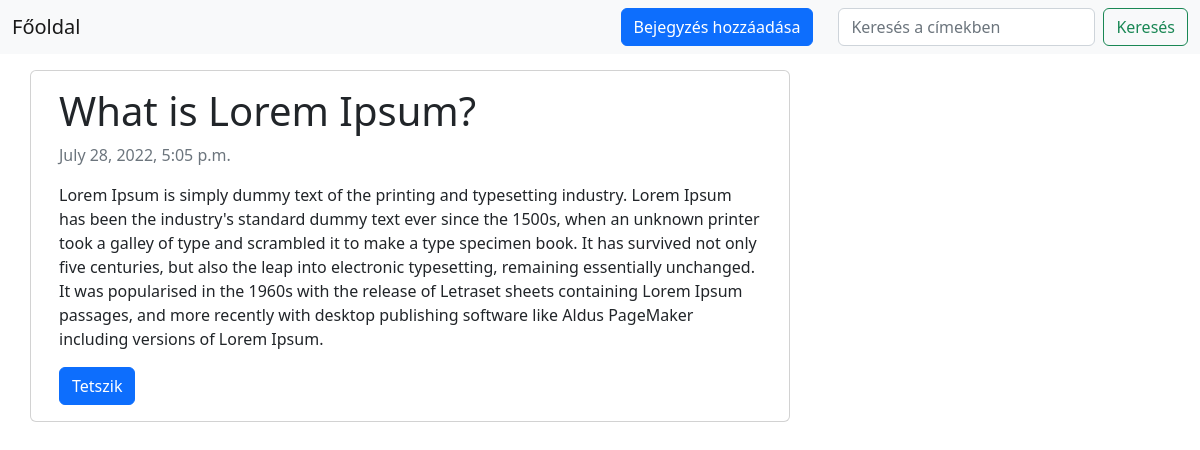
/what-is-lorem-ipsum/, run on the app's committed database.
### blog/models.py (models this page shows, shortened)
class Post(models.Model):
    title = models.CharField(max_length=255, unique=True)
    slug = models.SlugField(max_length=255, unique=True)
    content = models.TextField()
    created_on = models.DateTimeField(auto_now_add=True)
    is_liked = models.BooleanField(default=False)

### blog/views.py (the view)
# urls.py: path('<slug:slug>/', views.PostDetail.as_view(), name='post_detail'),
class PostDetail(generic.DetailView):
    model = Post
    template_name = 'post_detail.html'

### templates/post_detail.html (shortened to what this page needs)
{% extends 'minimal.html' %} {% block content %}
<div class="container">
  <div class="row">
    <div class="col-md-8 card mb-4  mt-3 left  top">
      <div class="card-body">
        <h1>{% block title %} {{ object.title }} {% endblock title %}</h1>
        <p class=" text-muted">{{ post.created_on }}</p>
        <p class="card-text ">{{ object.content | safe }}</p>
            {% include 'like_button.html' %}
      </div>
    </div>
  </div>
</div>
{% endblock content %}

### data on the page
Post: title "What is Lorem Ipsum?", created_on "July 28, 2022, 5:05 p.m.", content "Lorem Ipsum is simply dummy text of the printing and typesetting industry. Lorem Ipsum has been the industry's standard dummy text ever since the 1500s, when an unknown printer took a galley of type and scrambled it to make a type specimen book. It has survived not only five centuries, but also the leap into electronic typesetting, remaining essentially unchanged. It was popularised in the 1960s with the release of Letraset sheets containing Lorem Ipsum passages, and more recently with desktop publishing software like Aldus PageMaker including versions of Lorem Ipsum."
